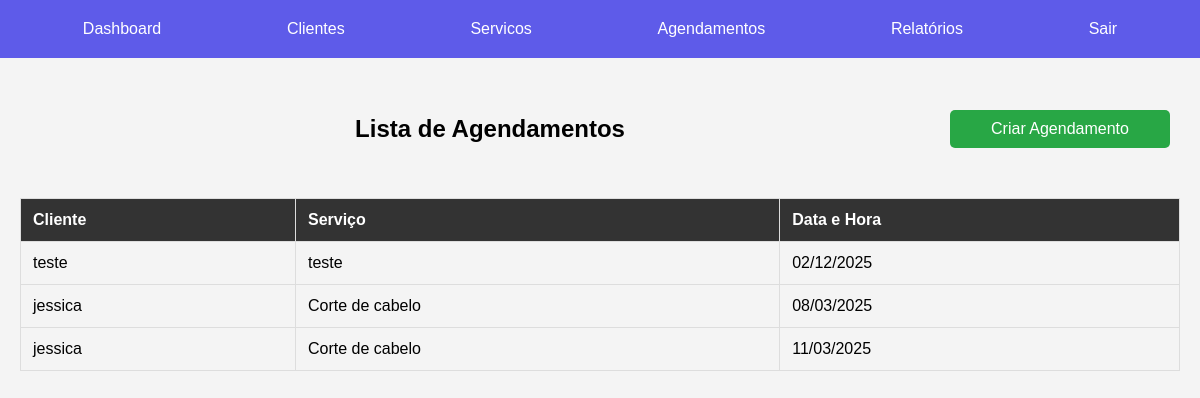
The app's page /agendamentos/ (signed in) with its own data.
### pdv/models.py (models this page shows, shortened)
class Agendamento(models.Model):
    cliente = models.ForeignKey(Cliente, on_delete=models.CASCADE)
    servico = models.ForeignKey(Servico, on_delete=models.CASCADE)
    data_hora = models.DateTimeField()

class Cliente(models.Model):
    nome = models.CharField(max_length=100)
    telefone = models.CharField(max_length=15)
    email = models.EmailField()

class Servico(models.Model):
    nome = models.CharField(max_length=100)
    preco = models.DecimalField(max_digits=10, decimal_places=2)

### pdv/views.py (the view)
# urls.py: path('agendamentos/', agendamentos_view, name='agendamentos'),
@login_required
def agendamentos_view(request):
    agendamentos = Agendamento.objects.all()
    return render(request, 'pdv/agendamentos.html', {'agendamentos': agendamentos})

### pdv/templates/pdv/agendamentos.html
{% extends 'pdv/base.html' %}
{% load static %}
{% block extra_styles %}
<link rel="stylesheet" type="text/css" href="{% static 'tabelas/tabelas.css' %}">
{% endblock %}
{% block content %}
<div class="titulo">
    <h2>Lista de Agendamentos</h2>
    <a href="{% url 'criar_agendamento' %}" class="btn">Criar Agendamento</a>
</div>
<table>
    <tr>
        <th>Cliente</th>
        <th>Serviço</th>
        <th>Data e Hora</th>
    </tr>
    {% for agendamento in agendamentos %}
    <tr>
        <td>{{ agendamento.cliente.nome }}</td>
        <td>{{ agendamento.servico.nome }}</td>
        <td>{{ agendamento.data_hora|date:"d/m/Y" }}</td>
    </tr>
    {% endfor %}
</table>
{% endblock %}

### pdv/templates/pdv/base.html (shortened to what this page needs)
<!DOCTYPE html>
<html lang="pt-BR">
<head>
    {% load static %}
    <link rel="stylesheet" type="text/css" href="{% static 'global/styles.css' %}">
    {% block extra_styles %}{% endblock %}
</head>
<body>
    <header>
        {% with excluded_routes='/login/,/register/' %}
            {% if request.path not in excluded_routes %}
                <nav>
                    <a href="{% url 'dashboard' %}">Dashboard</a>
                    <a href="{% url 'clientes' %}">Clientes</a>
                    <a href="{% url 'servicos' %}">Servicos</a>
                    <a href="{% url 'agendamentos' %}">Agendamentos</a>
                    <a href="{% url 'relatorios' %}">Relatórios</a>
                    <a href="{% url 'logout' %}">Sair</a>
                </nav>
            {% endif %}
        {% endwith %}
    </header>
    <main>
        {% block content %}{% endblock %}
    </main>
</body>
</html>

### pdv/static/global/styles.css (style rules this page uses)
body { margin: 0; font-family: Arial, sans-serif; }
header { background-color: #5e5be9; color: white; padding: 10px 20px; position: fixed; top: 0; left: 0; right: 0; z-index: 1000; }
nav { display: flex; justify-content: space-around; }
nav a { color: white; text-decoration: none; padding: 10px 15px; transition: background-color 0.3s; }
main { margin-top: 60px; padding: 20px; }
.btn { display: block; width: 200px; margin: 20px auto; padding: 10px; background-color: #28a745; color: white; text-align: center; text-decoration: none; border-radius: 5px; transition: background-color 0.3s; }
.titulo { display: flex; justify-content: space-between; align-items: center; padding: 10px; }
.titulo h2 { margin: 0; flex-grow: 1; text-align: center; }

### pdv/static/tabelas/tabelas.css (style rules this page uses)
body { margin: 0; font-family: Arial, sans-serif; background-color: #f4f4f4; }
h2 { text-align: center; margin-top: 20px; }
table { width: 100%; border-collapse: collapse; margin: 20px 0; }
th, td { border: 1px solid #ddd; padding: 12px; text-align: left; }
th { background-color: #333; color: white; }

### records on screen
Agendamento: cliente.nome "teste", servico.nome "teste", data_hora "02/12/2025"
Agendamento: cliente.nome "jessica", servico.nome "Corte de cabelo", data_hora "08/03/2025"
Agendamento: cliente.nome "jessica", servico.nome "Corte de cabelo", data_hora "11/03/2025"
